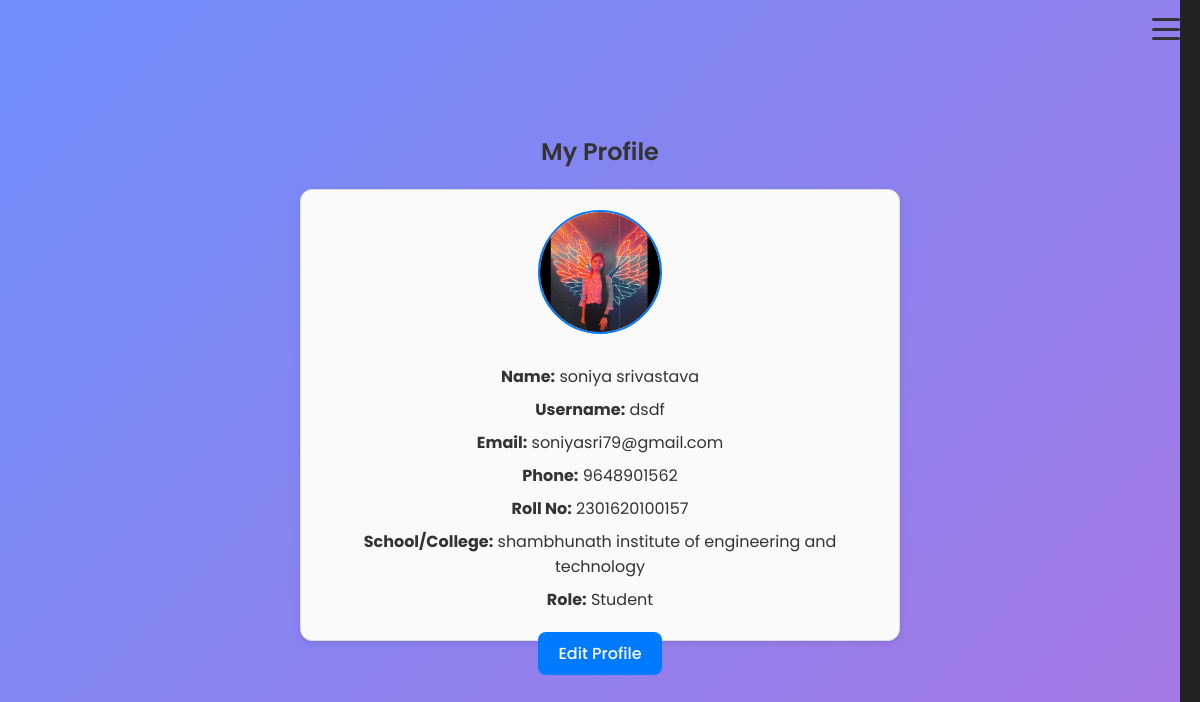
/profile/ (signed in), run on the app's committed database.
### predictor/models.py (models this page shows, shortened)
class Profile(models.Model):
    ROLE_CHOICES = [
        ('student', 'Student'),
        ('teacher', 'Teacher'),
    ]
    user = models.OneToOneField(User, on_delete=models.CASCADE)
    role = models.CharField(max_length=10, choices=ROLE_CHOICES)
    roll_no = models.CharField(max_length=20, blank=True, null=True)
    phone = models.CharField(max_length=15, blank=True, null=True)
    school_or_college = models.CharField(max_length=100, blank=True, null=True)
    profile_pic = models.ImageField(upload_to='profile_pics/', blank=True, null=True)
    first_login = models.BooleanField(default=True)  # ✅ Flag for first login

### predictor/views.py (the view)
# urls.py: path('profile/', views.profile_view, name='profile_view'),
@login_required
def profile_view(request):
    profile, created = Profile.objects.get_or_create(user=request.user)
    return render(request, 'predictor/profile.html', {'profile': profile})

### predictor/templates/predictor/profile.html (shortened to what this page needs)
{% extends "predictor/base.html" %}
{% load static %}
{% block content %}
<div class="profile-container">
  <h2>My Profile</h2>
  <div class="profile-card">
    {% if profile.profile_pic %}
      <img src="{{ profile.profile_pic.url }}" class="profile-pic" alt="Profile Picture">
    {% else %}
      <img src="{% static 'predictor/img/default_profile.png' %}" class="profile-pic" alt="Default Profile Picture">
    {% endif %}
    <div class="profile-info">
  <p><strong>Name:</strong> {{ request.user.get_full_name|default:request.user.username }}</p>
  <p><strong>Username:</strong> {{ request.user.username }}</p>
  <p><strong>Email:</strong> {{ request.user.email }}</p>
  <p><strong>Phone:</strong> {{ profile.phone|default:"Not Provided" }}</p>
  <p><strong>Roll No:</strong> {{ profile.roll_no|default:"Not Provided" }}</p>
  <p><strong>School/College:</strong> {{ profile.school_or_college|default:"Not Provided" }}</p>
  <p><strong>Role:</strong> {{ profile.role|title|default:"Student/Teacher" }}</p>
</div>
  </div>
  <a href="{% url 'edit_profile' %}" class="btn btn-primary mt-3">Edit Profile</a>
</div>
{% endblock %}

### predictor/templates/predictor/base.html (shortened to what this page needs)
<!DOCTYPE html>
<html lang="en">
<head>
  {% load static %}
  <link rel="stylesheet" href="{% static 'predictor/css/style.css' %}">
</head>
<body>
  <div class="hamburger" id="hamburger">
    <div></div>
    <div></div>
    <div></div>
  </div>
  <div class="sidebar" id="sidebar">
  </div>
  <div class="main-container" id="main-container">
    {% block content %}
    {% endblock %}
  </div>
</body>
</html>

### predictor/static/predictor/css/style.css (style rules this page uses)
body { font-family: 'Poppins', sans-serif; background: linear-gradient(135deg, #6e8efb, #a777e3); color: #fff; display: flex; flex-direction: column; min-height: 100vh; margin: 0; justify-content: center; align-items: center; }
h1, h2, h3 { text-align: center; font-weight: 600; }
a { color: #fff; text-decoration: none; font-weight: 500; transition: color 0.3s; }
.btn { background-color: #2563eb; color: white; border: none; padding: 10px 16px; border-radius: 8px; cursor: pointer; }
.hamburger { position: fixed; top: 20px; right: 20px; width: 35px; height: 30px; display: flex; flex-direction: column; justify-content: space-between; cursor: pointer; z-index: 1001; }
.hamburger div { width: 100%; height: 4px; background-color: white; border-radius: 2px; transition: 0.3s; }
.sidebar { position: fixed; right: -300px; top: 0; width: 280px; height: 100%; background-color: #1e1e2f; color: white; padding: 20px; transition: right 0.3s; z-index: 1000; overflow-y: auto; }

### predictor/templates/predictor/base.html (style rules this page uses)
body { font-family: 'Poppins', sans-serif; margin: 0; background-color: #f9f9f9; color: #333; overflow-x: hidden; }
.hamburger { position: fixed; top: 18px; right: 20px; width: 28px; height: 22px; cursor: pointer; z-index: 1001; display: flex; flex-direction: column; justify-content: space-between; }
.hamburger div { width: 100%; height: 3px; background: #333; border-radius: 2px; transition: all 0.3s ease; }
.sidebar { position: fixed; top: 0; right: -270px; width: 250px; height: 100%; background-color: #222; color: #fff; padding: 25px 20px; transition: right 0.4s ease; z-index: 1000; overflow-y: auto; }
.main-container { transition: margin-right 0.4s ease; padding: 30px; }

### predictor/templates/predictor/profile.html (style rules this page uses)
.profile-container { max-width: 600px; margin: 30px auto; text-align: center; }
.profile-card { border: 1px solid #ddd; border-radius: 12px; padding: 20px; background: #fafafa; box-shadow: 0 2px 6px rgba(0,0,0,0.1); }
.profile-pic { width: 120px; height: 120px; border-radius: 50%; object-fit: cover; border: 2px solid #007bff; margin-bottom: 15px; }
.profile-info p { margin: 8px 0; font-size: 16px; }
.btn { padding: 10px 20px; border-radius: 8px; text-decoration: none; color: white; background-color: #007bff; }

### data on the page
Profile: profile_pic (picture), phone "9648901562", roll_no "2301620100157", school_or_college "shambhunath institute of engineering and technology", role "Student"

### other printed values
{{ request.user.get_full_name|default:request.user.username }} "soniya srivastava"
{{ request.user.username }} "dsdf"
{{ request.user.email }} "soniyasri79@gmail.com"
